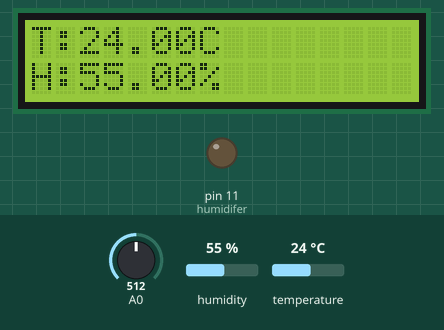
Simulated run of this program. Board: Arduino Uno, built with avr-gcc and run on an emulated ATmega328P. Parts: 16×2 character LCD, output pins drawn as LEDs (lit = HIGH). Dashed ring = blinking. Inputs (shaded band) come from the test bench; at power-on: humidity 55 %, temperature 24 °C, A0 = 512. What the program prints to the serial monitor is not drawn.

Above: at 2.6 s.
2.7 s: humidity set to 68 %
At 5.5 s:
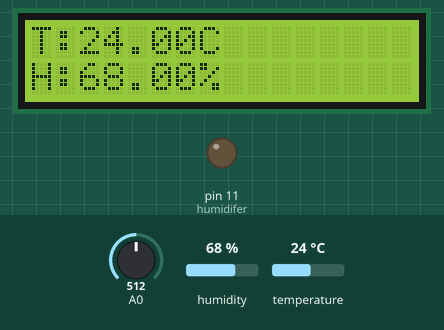
6.1 s: humidity set to 71 %
At 8.2 s:
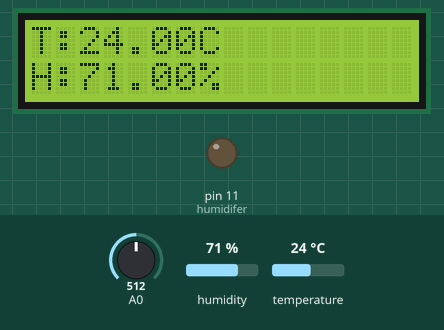
8.5 s: humidity set to 22 %
At 11.34 s:
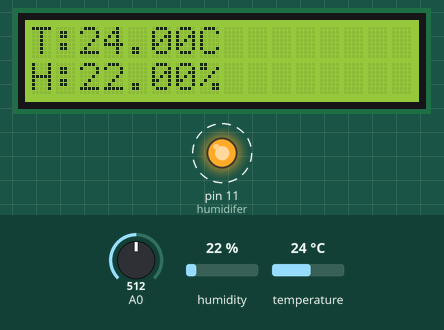
12.6 s: temperature set to 12 °C
At 14.6 s:
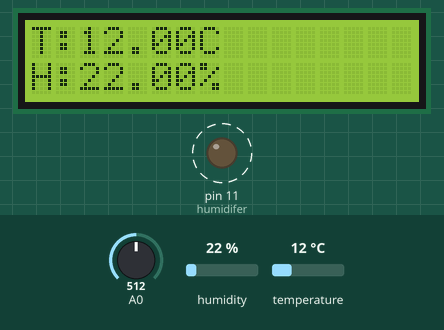
15.2 s: A0 set to 0
At 15.8 s:
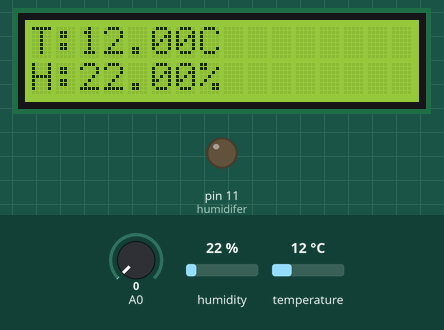
16.7 s: A0 set to 80
At 19.5 s:
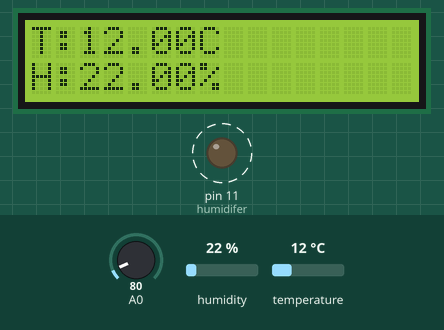
Timing chart, 0 to 25.1 s (numbered marks = the images above; inputs shaded):
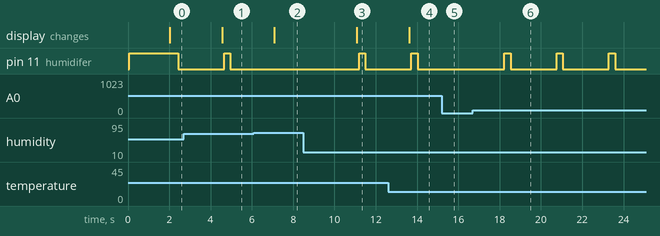

The program:

main.cpp
```cpp
#include <Arduino.h>
#include <DHT.h>
#include <Adafruit_Sensor.h>
#include <LiquidCrystal_74HC595.h>

// DHT11 sensor configuration
#define DHTPIN 2
#define DHTTYPE DHT11

DHT dht(DHTPIN, DHTTYPE);

// Control pins for 74HC595 shift register
const int dataPin  = 8;   // DS (Serial Data Input)
const int latchPin = 9;   // ST_CP (Storage Register Clock)
const int clockPin = 10;  // SH_CP (Shift Register Clock)

// Humidifier and button pins
const int button = 12;
const int humidifer = 11;

// Timing control for temperature and humidity updates
unsigned long lastUpdateTime = 0;
const unsigned long updateInterval = 2000; // in milliseconds

// LCD pin mapping to 74HC595 (Q0 to Q5): RS, E, D4, D5, D6, D7
LiquidCrystal_74HC595 lcd(dataPin, clockPin, latchPin, 4, 5, 0, 1, 2, 3);

// Simulates a capacitive touch to toggle the humidifier
void humidifier_start() {
  digitalWrite(humidifer, HIGH);
  delay(300);
  digitalWrite(humidifer, LOW);
}

void setup() {
  Serial.begin(9600);
  dht.begin();

  lcd.begin(16, 2);
  lcd.clear();
  lcd.print("Hello, World!");

  // Input setup
  pinMode(button, INPUT_PULLUP);  // Button to manually toggle humidifier

  // Output setup
  digitalWrite(humidifer, HIGH);  // Initialize humidifier in "off" state
  pinMode(humidifer, OUTPUT);
}

bool humidifierIsOn = false;

void loop() {
  // Read touch sensor (or simulated signal) from analog input A0
  int touchState = analogRead(A0);

  unsigned long now = millis();

  // Update temperature and humidity every 2 seconds
  if (now - lastUpdateTime >= updateInterval) {
    lastUpdateTime = now;

    float temp = dht.readTemperature();
    float humi = dht.readHumidity();

    Serial.print("Touch value = ");
    Serial.print(touchState);
    Serial.print(" | Humidity = ");
    Serial.println(humi);

    lcd.clear();
    lcd.setCursor(0, 0);
    lcd.print("T:");
    lcd.print(temp);
    lcd.print("C");

    lcd.setCursor(0, 1);
    lcd.print("H:");
    lcd.print(humi);
    lcd.print("%");

    delay(100);

    // Turn ON the humidifier if humidity is below 60 and current state is OFF
    // touchState > 0 means humidifier is currently OFF
    if (humi < 70 && touchState > 0) {
      Serial.print("Turning ON | Touch = ");
      Serial.println(touchState);
      Serial.print("Humidity = ");
      Serial.println(humi);
      humidifier_start();  // Trigger the "touch" to turn on
      delay(2000);
    }

    delay(100);

    // Turn OFF the humidifier if humidity is >= 65 and currently ON
    // touchState == 0 means humidifier is currently ON
    if (humi >= 75 && touchState == 0) {
      Serial.print("Turning OFF | Touch = ");
      Serial.println(touchState);
      Serial.print("Humidity = ");
      Serial.println(humi);
      humidifier_start();  // Trigger the "touch" to turn off
      delay(2000);
    }
  }
}
```

Measured:
- after the input at 2.7 s, the display: changes after 1.9 s (image 1)
- after the input at 6.1 s, pin 11 (humidifer): stays LOW (without the input it goes to HIGH after 1.1 s); the display: changes after 0.99 s (image 2)
- after the input at 8.5 s, pin 11 (humidifer): LOW → HIGH after 2.7 s, → LOW 0.30 s later; the display: changes after 2.6 s (image 3)
- after the input at 12.6 s, the display: changes after 1.0 s (image 4)
- after the input at 15.2 s, pin 11 (humidifer): stays LOW (without the input it goes to HIGH after 1.1 s)
- after the input at 16.7 s, pin 11 (humidifer): alternates HIGH for 0.30 s and LOW for 2.2 s, starting after 1.5 s
